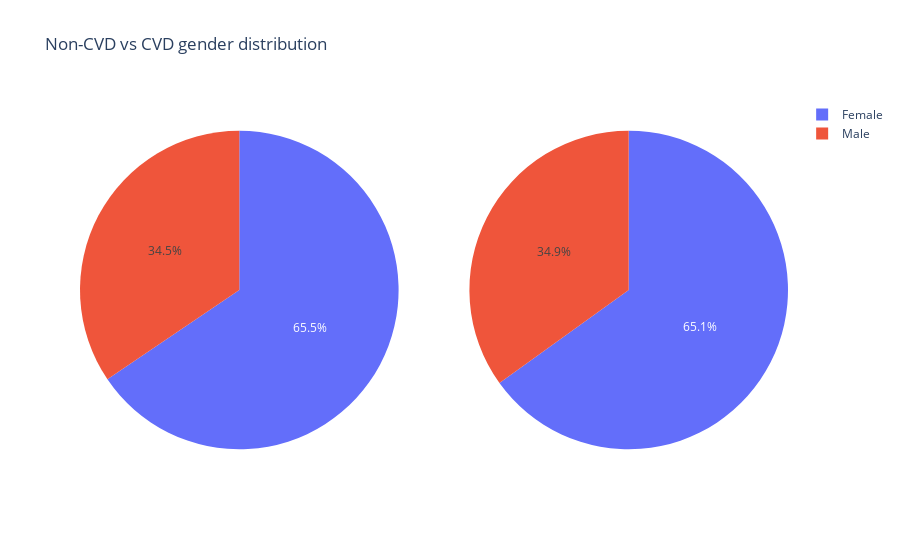

Notebook code cell kept with this figure:
### Markdown cell above
##### Gender

### Code cell
#Gender
cvd = cleanedData.loc[cleanedData['cardio'] == 1, 'gender'].copy()
non_cvd = cleanedData.loc[cleanedData['cardio'] == 0, 'gender'].copy()

#Visualisation
fig = make_subplots(rows=1, cols=2, specs=[[{"type": "pie"}, {"type": "pie"}]])
fig.update_layout(title_text="Non-CVD vs CVD gender distribution", template="plotly_white")
fig.add_trace(go.Pie(values=non_cvd.value_counts().values,labels=['Female', 'Male']),row=1, col=1)
fig.add_trace(go.Pie(values=cvd.value_counts().values,labels=['Female', 'Male']),row=1, col=2)
fig.show()

### Figure 1 — Plotly figure (JSON) as saved in the notebook; plotly's stock layout.template omitted (floating-point values rounded to 4 significant figures)
{"data": [{"domain": {"x": [0, 0.45], "y": [0, 1]}, "labels": ["Female", "Male"], "type": "pie", "values": [22420, 11798]}, {"domain": {"x": [0.55, 1], "y": [0, 1]}, "labels": ["Female", "Male"], "type": "pie", "values": [21517, 11554]}], "layout": {"title": {"text": "Non-CVD vs CVD gender distribution"}}}
